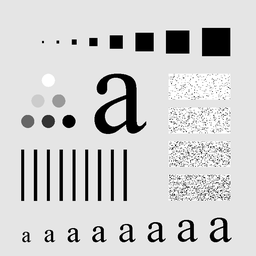
#> input picture Images/Characters Test Pattern 688x688.tif, 256 x 256 px, shrunk from 688 x 688 before the run
$ jupyter execute Problem_3_a.ipynb
#> lines starting #> are read from the running program, lines starting #| are printed output that depends on the picture; after the words box and inside, x2 and y2 are one past the last pixel; in counts of white or black regions, pixels touching at a corner belong together; long printed decimals are rounded
### Take grayscale image of size 512x512, add some salt & pepper noise and perform the following  operations –
###  (a) Apply average and median spatial filters with 5x5 mask and observe their performance for noise suppression in term of PSNR

[cell 1]
import cv2
import math
import numpy as np
import matplotlib.pyplot as plt

[cell 2]
image = cv2.imread('./../../Images/Characters Test Pattern 688x688.tif', cv2.IMREAD_GRAYSCALE)
#> image is the input picture: shape (256, 256); min 0, max 255, mean 207.3
plt.imshow(image, cmap='gray')
plt.show()

[cell 3]
def add_salt_pepper_noise(image, percent_salt, percent_pepper):
#> called with percent_salt = 15, percent_pepper = 10
    noisy_image = image.copy()
    salt_amount = (image.shape[0] * image.shape[1]) * (percent_salt / 100)
#> salt_amount = 9830.4
    pepper_amount = (image.shape[0] * image.shape[1]) * (percent_pepper / 100)
#> pepper_amount = 6553.6

    for k in range(int(salt_amount)):
        index = []
        for x in range(2):
            index.append(np.random.randint(0, image.shape[x]))
        noisy_image[index[0], index[1]] = 255
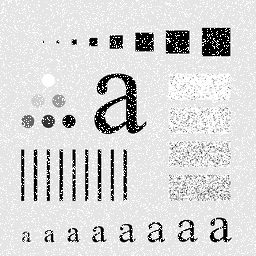
#> noisy_image: shape (256, 256); 13.63% of pixels changed, all inside (x1, y1, x2, y2) = (0, 0, 256, 256)

    for k in range(int(pepper_amount)):
        index = []
        for x in range(2):
            index.append(np.random.randint(0, image.shape[x]))
        noisy_image[index[0], index[1]] = 0
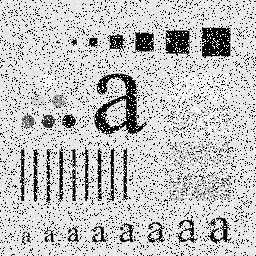
#> noisy_image: shape (256, 256); 9.09% of pixels changed, all inside (x1, y1, x2, y2) = (0, 0, 256, 256)

    return noisy_image

[cell 4]
noisy_image = add_salt_pepper_noise(image, 15, 10)
plt.imshow(noisy_image, cmap='gray')
plt.title("The Noisy Image")
plt.show()

[cell 5]
def filter(image, kernel_size, type = 'average'):
#> called with kernel_size = (5, 5), type = 'average'
    if type == 'average':
        fn = np.mean
    elif type == 'median':
        fn = np.median

    kernel = np.ones(kernel_size)
    padx = kernel_size[0] // 2
    pady = kernel_size[1] // 2

    padded_image = np.zeros((image.shape[0]+2*padx, image.shape[1]+2*pady))
    padded_image[padx : image.shape[0]+padx, pady : image.shape[1]+pady] = image
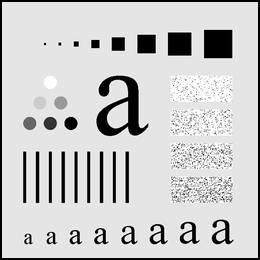
#> padded_image: shape (260, 260) float64; min 0, max 255, mean 201

    new_image = np.zeros_like(image)
    for i in range(image.shape[0]):
        for j in range(image.shape[1]):
            subsec = padded_image[i:i+kernel_size[0], j:j+kernel_size[1]]
            new_image[i,j] = fn(subsec*kernel)
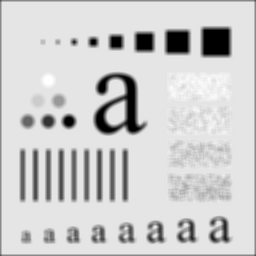
#> new_image: shape (256, 256); min 0, max 255, mean 205
    return new_image.astype(np.uint8)

[cell 6]
def psnr(image, noisy_image):
    image = image.astype(np.float32)
    noisy_image = noisy_image.astype(np.float32)
    return 10 * math.log10(256**2 / np.mean(np.power(image - noisy_image, 2)))

[cell 7]
average_filter = filter(image, kernel_size=(5,5))
print(psnr(image, average_filter))
#| 18.476
plt.imshow(average_filter, cmap='gray')
plt.title("Average filtered Image")
plt.show()

[cell 8]
median_filter = filter(image, kernel_size=(5,5), type='median')
#> call 2 of filter, with kernel_size = (5, 5), type = 'median'
#> after the loop in filter (call 2), `for i in range(image.shape[0]):`:
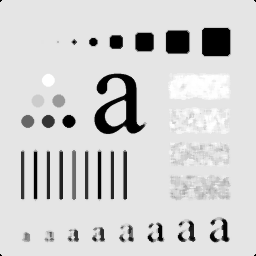
#> new_image: shape (256, 256); min 0, max 255, mean 209.9
print(psnr(image, median_filter))
#| 21.503
plt.imshow(median_filter, cmap='gray')
plt.title("Median filtered Image")
plt.show()
